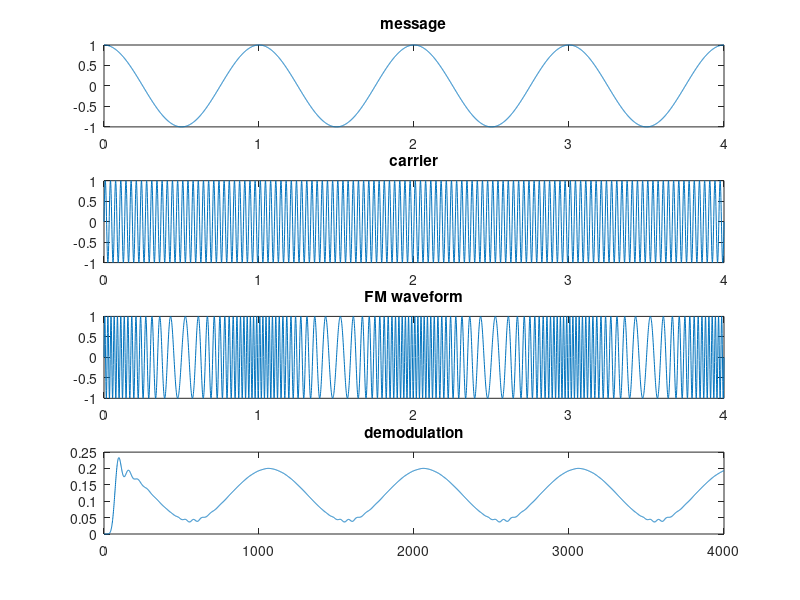

The MATLAB source for this figure:
clc;
clear all;
close all;
t=[0:0.001:4];
f1=1; %message signal frequency
m=cos(2*pi*f1*t); %message signal
subplot(4,2,[1,2]);
plot(t,m);
title('message');
f2=30;
c=sin(2*pi*f2*t); %carrier signal
subplot(4,2,[3,4]);
plot(t,c);
title('carrier');
mf=20; %modulation index
s=sin((2*pi*f2*t)+(mf*sin(2*pi*f1*t))); %FM signal expression
subplot(4,2,[5,6]);
plot(t,s);
title('FM waveform' );
%syms t1;
x=diff(s);
y=abs(x);
[b,a]=butter(10,0.033);
s1=filter(b,a,y);
subplot(4,2,[7,8]);
plot(s1);
title('demodulation');